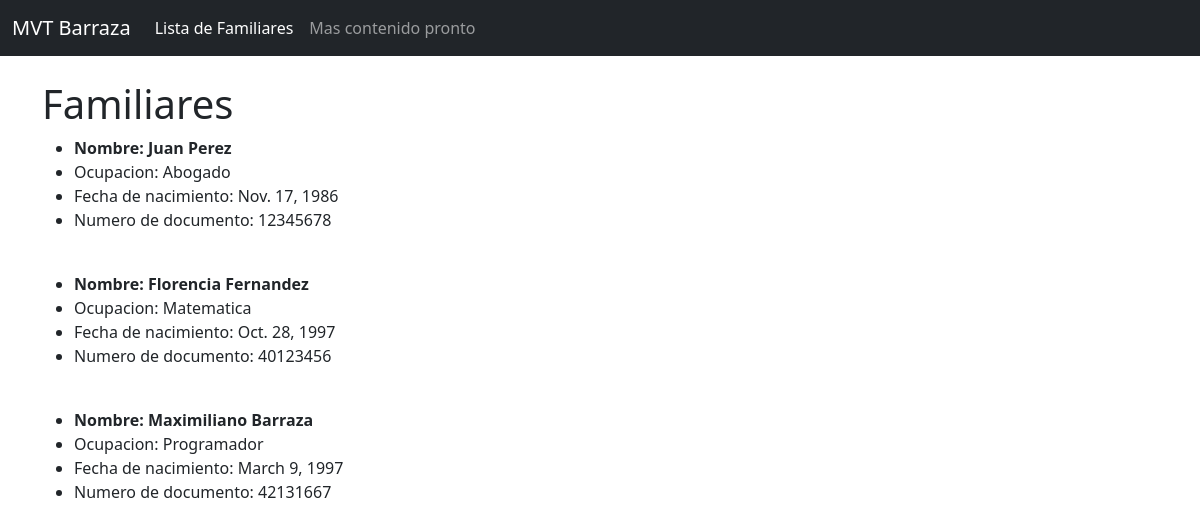
The app's page /Lista_Familiares with its own data.
### Lista_Familiares/models.py (models this page shows)
class Familiar(models.Model):
    nombre=models.CharField('nombre', max_length=50)
    apellido=models.CharField('apellido', max_length=50)
    ocupacion=models.CharField('ocupacion', max_length=40, blank=True)
    nacimiento=models.DateField('fecha de nacimiento')
    dni=models.IntegerField('identificacion')
    def __str__(self):
        return self.nombre +' '+ self.apellido

### Lista_Familiares/views.py (the view)
# urls.py: path('Lista_Familiares', views.lista_familiares, name="Lista_Familiares"),
def lista_familiares(request):
    familiar = Familiar.objects.all()
    return render(request, 'Lista_Familiares/lista_familiares.html', {'familiar' : familiar})

### Lista_Familiares/templates/Lista_Familiares/lista_familiares.html
{% extends 'Lista_Familiares/base.html' %}
{% block content %}
    <h1>Familiares</h1>
{% for familiar in familiar %}
    <ul>
        <li><strong>Nombre: {{ familiar }}</strong></li>
        <li>Ocupacion: {{ familiar.ocupacion }}</li>
        <li>Fecha de nacimiento: {{ familiar.nacimiento }}</li>
        <li>Numero de documento: {{ familiar.dni }}</li>
    </ul>
    <br/>
{% endfor %}
{% endblock %}

### Lista_Familiares/templates/Lista_Familiares/base.html (shortened to what this page needs)
<!doctype html>
<html lang="en">
  <head>
    <link href="https://cdn.jsdelivr.net/npm/bootstrap@5.0.2/dist/css/bootstrap.min.css" rel="stylesheet">
  </head>
  <body>
    {% include 'Lista_Familiares/navbar.html' %}
    <br/>
    <div class="container">
      {% block content %}
      {% endblock %}
  </div>
  </body>
</html>

### Lista_Familiares/templates/Lista_Familiares/navbar.html (shortened to what this page needs)
<nav class="navbar navbar-expand-lg navbar-dark bg-dark">
    <div class="container-fluid">
      <a class="navbar-brand" href="{% url 'inicio' %}">MVT Barraza</a>
      <div class="collapse navbar-collapse" id="navbarSupportedContent">
        <ul class="navbar-nav me-auto mb-2 mb-lg-0">
          <li class="nav-item">
            <a class="nav-link active" aria-current="page" href="{% url 'Lista_Familiares' %}">Lista de Familiares</a>
          </li>
          <li class="nav-item">
            <a class="nav-link" href="#">Mas contenido pronto</a>
          </li>
      </div>
    </div>
  </nav>

### records on screen
Familiar: nombre+apellido "Juan Perez", ocupacion "Abogado", nacimiento "Nov. 17, 1986", dni "12345678"
Familiar: nombre+apellido "Florencia Fernandez", ocupacion "Matematica", nacimiento "Oct. 28, 1997", dni "40123456"
Familiar: nombre+apellido "Maximiliano Barraza", ocupacion "Programador", nacimiento "March 9, 1997", dni "42131667"
